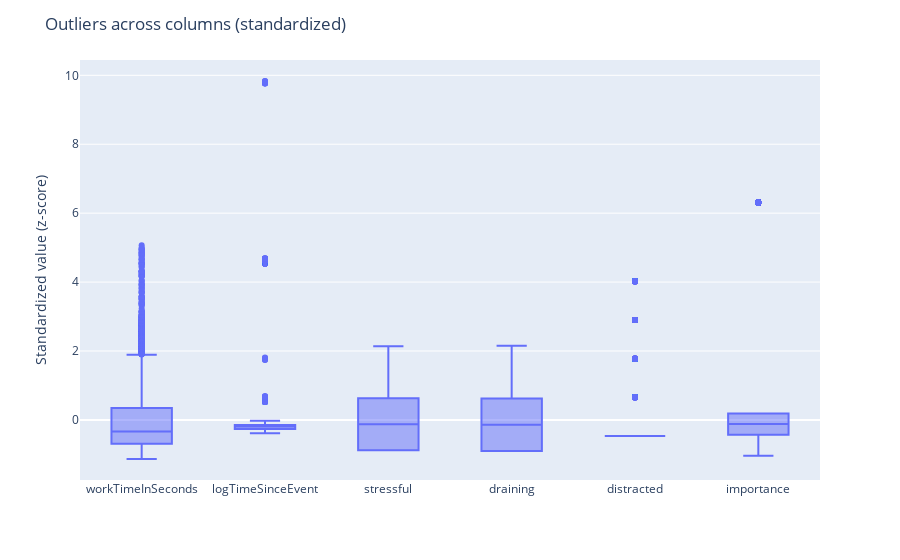

Write notebook code for a chart like this one.
### Markdown cell above
## Outliers
Using our main focus columns, we can look at a **standardized** box plot for each variable to get an idea of what the outlier data may look like

### Code cell
cols = ["workTimeInSeconds", "logTimeSinceEvent", "stressful", "draining", "distracted", "importance"]
df_plot = hippo[cols].copy()

# standardize so all variables share one the same scale (z-score)
df_z = (df_plot - df_plot.mean()) / df_plot.std(ddof=0)

long = df_z.melt(var_name="variable", value_name="z")

fig = px.box(long, x="variable", y="z", points="outliers")
fig.update_layout(
    xaxis_title="",
    yaxis_title="Standardized value (z-score)",
    title="Outliers across columns (standardized)"
)
fig.show()

### Figure 1 — Plotly figure (JSON) as saved in the notebook; plotly's stock layout.template omitted (floating-point values rounded to 4 significant figures; data arrays with more than 128 entries replaced by an {"elided": "..."} marker saying what was removed)
{"data": [{"alignmentgroup": "True", "boxpoints": "outliers", "hovertemplate": "variable=%{x}<br>z=%{y}<extra></extra>", "legendgroup": "", "marker": {"color": "#636efa"}, "name": "", "notched": false, "offsetgroup": "", "orientation": "v", "showlegend": false, "type": "box", "x": {"elided": "41124 str values"}, "x0": " ", "xaxis": "x", "y": {"elided": "41124 float values"}, "y0": " ", "yaxis": "y"}], "layout": {"autosize": true, "boxmode": "group", "legend": {"tracegroupgap": 0}, "margin": {"t": 60}, "title": {"text": "Outliers across columns (standardized)"}, "xaxis": {"anchor": "y", "autorange": true, "domain": [0, 1], "range": [-0.5, 5.5], "title": {"text": ""}, "type": "category"}, "yaxis": {"anchor": "x", "autorange": true, "domain": [0, 1], "range": [-1.743, 10.44], "title": {"text": "Standardized value (z-score)"}, "type": "linear"}}}
